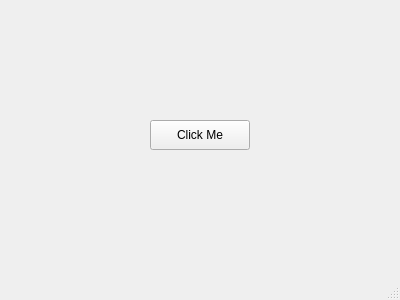
<?xml version="1.0" encoding="UTF-8"?>
<ui version="4.0">
 <class>MainWindow</class>
 <widget class="QMainWindow" name="MainWindow">
  <property name="geometry">
   <rect>
    <x>0</x>
    <y>0</y>
    <width>400</width>
    <height>300</height>
   </rect>
  </property>
  <property name="windowTitle">
   <string>MainWindow</string>
  </property>
  <widget class="QWidget" name="centralwidget">
   <widget class="QPushButton" name="pushButton">
    <property name="geometry">
     <rect>
      <x>150</x>
      <y>120</y>
      <width>100</width>
      <height>30</height>
     </rect>
    </property>
    <property name="text">
     <string>Click Me</string>
    </property>
   </widget>
  </widget>
  <widget class="QMenuBar" name="menubar">
   <property name="geometry">
    <rect>
     <x>0</x>
     <y>0</y>
     <width>400</width>
     <height>21</height>
    </rect>
   </property>
  </widget>
  <widget class="QStatusBar" name="statusbar"/>
 </widget>
 <resources/>
 <connections/>
</ui>
